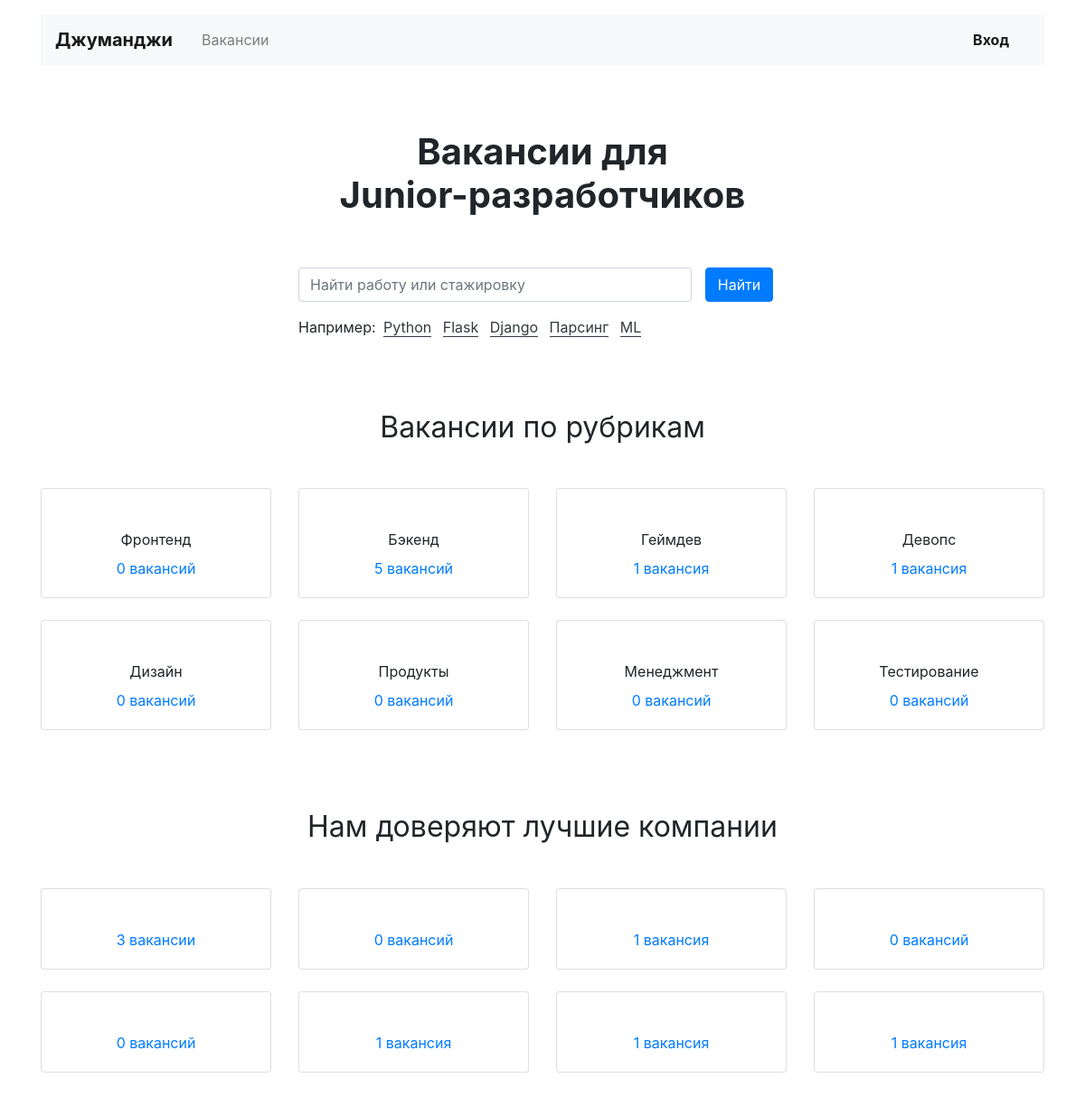
The page / on the database its author committed.
### vacancies/models.py (models this page shows, shortened)
class Specialty(models.Model):
    code = models.CharField(max_length=64, unique=True)
    title = models.CharField(max_length=64)
    picture = models.URLField(default='https://place-hold.it/100x60')
    class Meta:
        verbose_name = 'Специализация'
        verbose_name_plural = 'Специализации'

class Company(models.Model):
    name = models.CharField(max_length=64)
    location = models.CharField(max_length=64)
    logo = models.URLField(default='https://place-hold.it/100x60')
    description = models.TextField()
    employee_count = models.IntegerField()
    class Meta:
        verbose_name = 'Компания'
        verbose_name_plural = 'Компании'

### vacancies/views.py (the view)
# urls.py: path('', MainView.as_view(), name='home'),
class MainView(TemplateView):
    template_name = 'vacancies/index.html'
    def get_context_data(self, **kwargs):
        context = super().get_context_data(**kwargs)
        context['specialties'] = Specialty.objects.annotate(count=Count('vacancies')).order_by('id')
        context['companies'] = Company.objects.annotate(count=Count('vacancies')).order_by('id')
        return context

### vacancies/templatetags/ru_pluralize.py (called while the page is built)
@register.filter()
def ru_pluralize(number, arg: str = 'ночь,ночи,ночей'):
    nominative_singular, genitive_singular, genitive_plural = arg.split(',')
    number = abs(number)
    if number % 10 in [0, 5, 6, 7, 8, 9] or 11 <= number % 100 <= 19:
        return f'{number} {genitive_plural}'
    elif number % 10 == 1:
        return f'{number} {nominative_singular}'
    else:
        return f'{number} {genitive_singular}'

### vacancies/templates/vacancies/index.html (shortened to what this page needs)
{% extends "./base.html" %}
{% load ru_pluralize %}
{% block content %}
    <section>
      <h1 class="h1 text-center mx-auto mt-4 py-5"><strong>Вакансии для <br>Junior-разработчиков</strong></h1>
      <div class="row">
        <div class="col-12 col-md-8 col-lg-6 offset-lg-3 offset-md-2">
          <form class="form-inline mb-3" enctype="multipart/form-data">
            <div class="form-group col-8 col-md-10 pl-0">
              <input class="form-control w-100" type="search" placeholder="Найти работу или стажировку" aria-label="Найти работу или стажировку">
            </div>
            <div class="form-group col-4 col-md-2 pl-0">
              <button class="btn btn-primary w-100" type="submit">Найти</button>
            </div>
          </form>
          <p>Например:
            <a href="#" class="text-dark border-bottom border-dark m-1 text-decoration-none">Python</a>
            <a href="#" class="text-dark border-bottom border-dark m-1 text-decoration-none">Flask</a>
            <a href="#" class="text-dark border-bottom border-dark m-1 text-decoration-none">Django</a>
            <a href="#" class="text-dark border-bottom border-dark m-1 text-decoration-none">Парсинг</a>
            <a href="#" class="text-dark border-bottom border-dark m-1 text-decoration-none">ML</a>
          </p>
        </div>
      </div>
    </section>
    <section class="mt-5 pt-3">
      <h2 class="h2 font-weight-normal text-center mb-5">Вакансии по рубрикам</h2>
      <div class="row mb-0">
          {% for speciality in specialties %}
            {% url 'company' company.id as company_url %}
            <div class="col-6 col-md-6 col-lg-3">
              <div class="card pt-4 text-center mb-4">
                <div class="card-body">
                  <p class="card-text mb-2">{{ speciality.title }}</p>
                  <p class="card-text"><a href="{% url 'vacancies_by_speciality' speciality.code %}">{{ speciality.count|ru_pluralize:'вакансия, вакансии, вакансий' }}</a></p>
                </div>
              </div>
            </div>
          {% endfor %}
    </section>
    <section class="my-5 pt-3">
      <h2 class="h2 font-weight-normal text-center mb-5">Нам доверяют лучшие компании</h2>
      <div class="row mb-0">
          {% for company in companies %}
            {% url 'company' company.id as company_url %}
            <div class="col-6 col-md-6 col-lg-3">
              <div class="card pt-4 text-center mb-4">
                <div class="card-body">
                  <p class="card-text"><a href="{{ company_url }}">{{ company.count|ru_pluralize:'вакансия, вакансии, вакансий' }}</a></p>
                </div>
              </div>
            </div>
          {% endfor %}
      </div>
    </section>
{% endblock content %}

### rows shown on the page
Specialty: title "Фронтенд", count|ru_pluralize "0 вакансий"
Specialty: title "Бэкенд", count|ru_pluralize "5 вакансий"
Specialty: title "Геймдев", count|ru_pluralize "1 вакансия"
Specialty: title "Девопс", count|ru_pluralize "1 вакансия"
Specialty: title "Дизайн", count|ru_pluralize "0 вакансий"
Specialty: title "Продукты", count|ru_pluralize "0 вакансий"
Specialty: title "Менеджмент", count|ru_pluralize "0 вакансий"
Specialty: title "Тестирование", count|ru_pluralize "0 вакансий"
Company: count|ru_pluralize "3 вакансии"
Company: count|ru_pluralize "0 вакансий"
Company: count|ru_pluralize "1 вакансия"
Company: count|ru_pluralize "0 вакансий"
Company: count|ru_pluralize "0 вакансий"
Company: count|ru_pluralize "1 вакансия"
Company: count|ru_pluralize "1 вакансия"
Company: count|ru_pluralize "1 вакансия"
